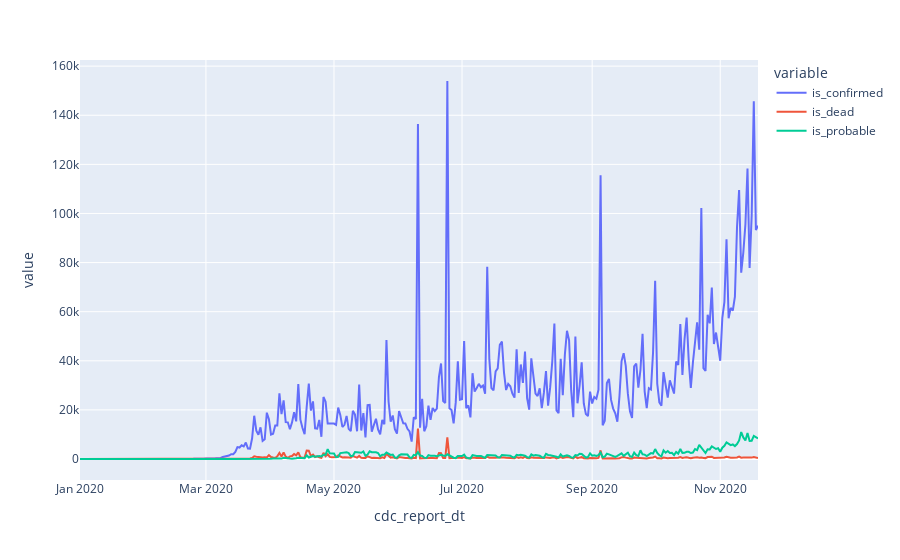

The code cell stored with this chart in its notebook:
### Code cell
fig = px.line(df_time_series_grouped, x='cdc_report_dt', y=["is_confirmed","is_dead","is_probable"])
fig.show()

### Figure 1 — Plotly figure (JSON) as saved in the notebook; plotly's stock layout.template omitted (floating-point values rounded to 4 significant figures; data arrays with more than 128 entries replaced by an {"elided": "..."} marker saying what was removed)
{"data": [{"hovertemplate": "variable=is_confirmed<br>cdc_report_dt=%{x}<br>value=%{y}<extra></extra>", "legendgroup": "is_confirmed", "line": {"color": "#636efa", "dash": "solid"}, "mode": "lines", "name": "is_confirmed", "orientation": "v", "showlegend": true, "type": "scatter", "x": {"elided": "321 str values"}, "xaxis": "x", "y": {"elided": "321 int values"}, "yaxis": "y"}, {"hovertemplate": "variable=is_dead<br>cdc_report_dt=%{x}<br>value=%{y}<extra></extra>", "legendgroup": "is_dead", "line": {"color": "#EF553B", "dash": "solid"}, "mode": "lines", "name": "is_dead", "orientation": "v", "showlegend": true, "type": "scatter", "x": {"elided": "321 str values"}, "xaxis": "x", "y": {"elided": "321 int values"}, "yaxis": "y"}, {"hovertemplate": "variable=is_probable<br>cdc_report_dt=%{x}<br>value=%{y}<extra></extra>", "legendgroup": "is_probable", "line": {"color": "#00cc96", "dash": "solid"}, "mode": "lines", "name": "is_probable", "orientation": "v", "showlegend": true, "type": "scatter", "x": {"elided": "321 str values"}, "xaxis": "x", "y": {"elided": "321 int values"}, "yaxis": "y"}], "layout": {"legend": {"title": {"text": "variable"}, "tracegroupgap": 0}, "margin": {"t": 60}, "xaxis": {"anchor": "y", "domain": [0, 1], "title": {"text": "cdc_report_dt"}}, "yaxis": {"anchor": "x", "domain": [0, 1], "title": {"text": "value"}}}}
